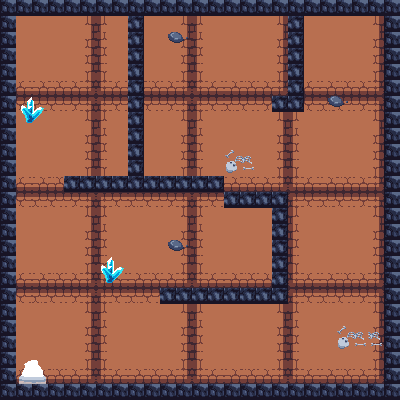

Tiled map render using the project's own tile images. Description and the whole map definition, tile-layer contents included, below:
An orthogonal 25x25 tile map with 16x16 px tiles, 3 tile layers (floor, walls, elements), 2 tilesets and 15 objects (13x collision, exit_cave_lab, spawn_lab_cave).

<map version="1.9" tiledversion="1.9.0" orientation="orthogonal" renderorder="right-down" width="25" height="25" tilewidth="16" tileheight="16" infinite="0" nextlayerid="5" nextobjectid="37">
 <tileset firstgid="1" source="donjon.tsx" />
 <tileset firstgid="257" source="donjon1.tsx" />
 <layer id="1" name="floor" width="25" height="25">
  <data encoding="csv">
129,130,131,132,133,134,129,130,131,132,133,134,129,130,131,132,133,134,129,130,131,132,133,134,129,
145,146,147,148,149,150,145,146,147,148,149,150,145,146,147,148,149,150,145,146,147,148,149,150,145,
161,162,163,164,165,166,161,162,163,164,165,166,161,162,163,164,165,166,161,162,163,164,165,166,161,
177,178,179,180,181,182,177,178,179,180,181,182,177,178,179,180,181,182,177,178,179,180,181,182,177,
193,194,195,196,197,198,193,194,195,196,197,198,193,194,195,196,197,198,193,194,195,196,197,198,193,
209,210,211,212,213,214,209,210,211,212,213,214,209,210,211,212,213,214,209,210,211,212,213,214,209,
129,130,131,132,133,134,129,130,131,132,133,134,129,130,131,132,133,134,129,130,131,132,133,134,129,
145,146,147,148,149,150,145,146,147,148,149,150,145,146,147,148,149,150,145,146,147,148,149,150,145,
161,162,163,164,165,166,161,162,163,164,165,166,161,162,163,164,165,166,161,162,163,164,165,166,161,
177,178,179,180,181,182,177,178,179,180,181,182,177,178,179,180,181,182,177,178,179,180,181,182,177,
193,194,195,196,197,198,193,194,195,196,197,198,193,194,195,196,197,198,193,194,195,196,197,198,193,
209,210,211,212,213,214,209,210,211,212,213,214,209,210,211,212,213,214,209,210,211,212,213,214,209,
129,130,131,132,133,134,129,130,131,132,133,134,129,130,131,132,133,134,129,130,131,132,133,134,129,
145,146,147,148,149,150,145,146,147,148,149,150,145,146,147,148,149,150,145,146,147,148,149,150,145,
161,162,163,164,165,166,161,162,163,164,165,166,161,162,163,164,165,166,161,162,163,164,165,166,161,
177,178,179,180,181,182,177,178,179,180,181,182,177,178,179,180,181,182,177,178,179,180,181,182,177,
193,194,195,196,197,198,193,194,195,196,197,198,193,194,195,196,197,198,193,194,195,196,197,198,193,
209,210,211,212,213,214,209,210,211,212,213,214,209,210,211,212,213,214,209,210,211,212,213,214,209,
129,130,131,132,133,134,129,130,131,132,133,134,129,130,131,132,133,134,129,130,131,132,133,134,129,
145,146,147,148,149,150,145,146,147,148,149,150,145,146,147,148,149,150,145,146,147,148,149,150,145,
161,162,163,164,165,166,161,162,163,164,165,166,161,162,163,164,165,166,161,162,163,164,165,166,161,
177,178,179,180,181,182,177,178,179,180,181,182,177,178,179,180,181,182,177,178,179,180,181,182,177,
193,194,195,196,197,198,193,194,195,196,197,198,193,194,195,196,197,198,193,194,195,196,197,198,193,
209,210,211,212,213,214,209,210,211,212,213,214,209,210,211,212,213,214,209,210,211,212,213,214,209,
129,130,131,132,133,134,129,130,131,132,133,134,129,130,131,132,133,134,129,130,131,132,133,134,129
</data>
 </layer>
 <layer id="2" name="walls" width="25" height="25">
  <data encoding="csv">
87,87,87,87,87,87,87,87,87,87,87,87,87,87,87,87,87,87,87,87,87,87,87,87,87,
87,0,0,0,0,0,0,0,344,0,0,0,0,0,0,0,0,0,344,0,0,0,0,0,87,
87,0,0,0,0,0,0,0,344,0,0,0,0,0,0,0,0,0,344,0,0,0,0,0,87,
87,0,0,0,0,0,0,0,344,0,0,0,0,0,0,0,0,0,344,0,0,0,0,0,87,
87,0,0,0,0,0,0,0,344,0,0,0,0,0,0,0,0,0,344,0,0,0,0,0,87,
87,0,0,0,0,0,0,0,344,0,0,0,0,0,0,0,0,0,344,0,0,0,0,0,87,
87,0,0,0,0,0,0,0,344,0,0,0,0,0,0,0,0,344,344,0,0,0,0,0,87,
87,0,0,0,0,0,0,0,344,0,0,0,0,0,0,0,0,0,0,0,0,0,0,0,87,
87,0,0,0,0,0,0,0,344,0,0,0,0,0,0,0,0,0,0,0,0,0,0,0,87,
87,0,0,0,0,0,0,0,344,0,0,0,0,0,0,0,0,0,0,0,0,0,0,0,87,
87,0,0,0,0,0,0,0,344,0,0,0,0,0,0,0,0,0,0,0,0,0,0,0,87,
87,0,0,0,344,344,344,344,344,344,344,344,344,344,0,0,0,0,0,0,0,0,0,0,87,
87,0,0,0,0,0,0,0,0,0,0,0,0,0,344,344,344,344,0,0,0,0,0,0,87,
87,0,0,0,0,0,0,0,0,0,0,0,0,0,0,0,0,344,0,0,0,0,0,0,87,
87,0,0,0,0,0,0,0,0,0,0,0,0,0,0,0,0,344,0,0,0,0,0,0,87,
87,0,0,0,0,0,0,0,0,0,0,0,0,0,0,0,0,344,0,0,0,0,0,0,87,
87,0,0,0,0,0,0,0,0,0,0,0,0,0,0,0,0,344,0,0,0,0,0,0,87,
87,0,0,0,0,0,0,0,0,0,0,0,0,0,0,0,0,344,0,0,0,0,0,0,87,
87,0,0,0,0,0,0,0,0,0,344,344,344,344,344,344,344,344,0,0,0,0,0,0,87,
87,0,0,0,0,0,0,0,0,0,0,0,0,0,0,0,0,0,0,0,0,0,0,0,87,
87,0,0,0,0,0,0,0,0,0,0,0,0,0,0,0,0,0,0,0,0,0,0,0,87,
87,0,0,0,0,0,0,0,0,0,0,0,0,0,0,0,0,0,0,0,0,0,0,0,87,
87,0,0,0,0,0,0,0,0,0,0,0,0,0,0,0,0,0,0,0,0,0,0,0,87,
87,0,0,0,0,0,0,0,0,0,0,0,0,0,0,0,0,0,0,0,0,0,0,0,87,
87,87,87,87,87,87,87,87,87,87,87,87,87,87,87,87,87,87,87,87,87,87,87,87,87
</data>
 </layer>
 <layer id="4" name="elements" width="25" height="25">
  <data encoding="csv">
0,0,0,0,0,0,0,0,0,0,0,0,0,0,0,0,0,0,0,0,0,0,0,0,0,
0,0,0,0,0,0,0,0,0,0,269,270,0,0,0,0,0,0,0,0,0,0,0,0,0,
0,0,0,0,0,0,0,0,0,0,285,286,0,0,0,0,0,0,0,0,0,0,0,0,0,
0,0,0,0,0,0,0,0,0,0,0,0,0,0,0,0,0,0,0,0,0,0,0,0,0,
0,0,0,0,0,0,0,0,0,0,0,0,0,0,0,0,0,0,0,0,0,0,0,0,0,
0,0,0,0,0,0,0,0,0,0,0,0,0,0,0,0,0,0,0,0,269,270,0,0,0,
0,331,332,0,0,0,0,0,0,0,0,0,0,0,0,0,0,0,0,0,285,286,0,0,0,
0,347,348,0,0,0,0,0,0,0,0,0,0,0,0,0,0,0,0,0,0,0,0,0,0,
0,0,0,0,0,0,0,0,0,0,0,0,0,0,0,0,0,0,0,0,0,0,0,0,0,
0,0,0,0,0,0,0,0,0,0,0,0,0,0,335,336,0,0,0,0,0,0,0,0,0,
0,0,0,0,0,0,0,0,0,0,0,0,0,0,351,352,0,0,0,0,0,0,0,0,0,
0,0,0,0,0,0,0,0,0,0,0,0,0,0,0,0,0,0,0,0,0,0,0,0,0,
0,0,0,0,0,0,0,0,0,0,0,0,0,0,0,0,0,0,0,0,0,0,0,0,0,
0,0,0,0,0,0,0,0,0,0,0,0,0,0,0,0,0,0,0,0,0,0,0,0,0,
0,0,0,0,0,0,0,0,0,0,269,270,0,0,0,0,0,0,0,0,0,0,0,0,0,
0,0,0,0,0,0,0,0,0,0,285,286,0,0,0,0,0,0,0,0,0,0,0,0,0,
0,0,0,0,0,0,331,332,0,0,0,0,0,0,0,0,0,0,0,0,0,0,0,0,0,
0,0,0,0,0,0,347,348,0,0,0,0,0,0,0,0,0,0,0,0,0,0,0,0,0,
0,0,0,0,0,0,0,0,0,0,0,0,0,0,0,0,0,0,0,0,0,0,0,0,0,
0,0,0,0,0,0,0,0,0,0,0,0,0,0,0,0,0,0,0,0,0,0,0,0,0,
0,0,0,0,0,0,0,0,0,0,0,0,0,0,0,0,0,0,0,0,0,335,336,336,0,
0,0,0,0,0,0,0,0,0,0,0,0,0,0,0,0,0,0,0,0,0,351,352,352,0,
0,267,268,0,0,0,0,0,0,0,0,0,0,0,0,0,0,0,0,0,0,0,0,0,0,
0,283,284,0,0,0,0,0,0,0,0,0,0,0,0,0,0,0,0,0,0,0,0,0,0,
0,0,0,0,0,0,0,0,0,0,0,0,0,0,0,0,0,0,0,0,0,0,0,0,0
</data>
 </layer>
 <objectgroup id="3" name="objects">
  <object id="1" name="collision" x="0.5" y="-0.25" width="15.5" height="399.75" />
  <object id="5" name="collision" x="385.333" y="7.75" width="15.5" height="375.5" />
  <object id="2" name="collision" x="16.8333" y="383.667" width="382.5" height="15.6667" />
  <object id="4" name="collision" x="16" y="-0.833333" width="384.5" height="15.6667" />
  <object id="6" name="exit_cave_lab" x="19.5" y="369.5" width="33.5" height="12" />
  <object id="7" name="spawn_lab_cave" x="39.1667" y="301.667">
   <point />
  </object>
  <object id="27" name="collision" x="127.5" y="15.5" width="16" height="162.5" />
  <object id="28" name="collision" x="289.5" y="17" width="14.5" height="94.5" />
  <object id="29" name="collision" x="272.5" y="96" width="17" height="16" />
  <object id="30" name="collision" x="64.5" y="177.5" width="160.5" height="14.5" />
  <object id="31" name="collision" x="224.5" y="191" width="62.5" height="17.5" />
  <object id="32" name="collision" x="272" y="209" width="16" height="94" />
  <object id="33" name="collision" x="161" y="289" width="110" height="15" />
  <object id="35" name="collision" x="23.2727" y="103.091" width="15.2727" height="19.8182" />
  <object id="36" name="collision" x="103.273" y="263.636" width="17.2727" height="19.8182" />
 </objectgroup>
</map>
